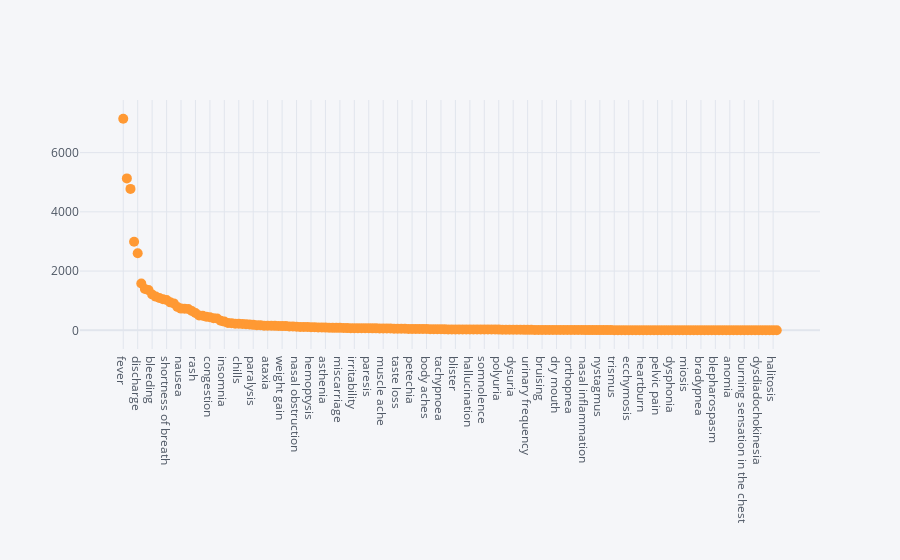

Notebook source saved alongside this figure:
### Markdown cell above
Sym_df shows how many time each symptom from our list of symptoms appear ont he given data frame.
If you wish to check the count of different list of symptoms, please update the second parameter in the above function call.
### Visualization of symptom counts

### Code cell
sym_df.iplot(kind='scatter',y='Counts',mode='markers',size=10)

### Figure 1 — Plotly figure (JSON) as saved in the notebook; plotly's stock layout.template omitted (floating-point values rounded to 4 significant figures; data arrays with more than 128 entries replaced by an {"elided": "..."} marker saying what was removed)
{"data": [{"line": {"color": "rgba(255, 153, 51, 1.0)", "dash": "solid", "shape": "linear", "width": 1.3}, "marker": {"size": 10, "symbol": "circle"}, "mode": "markers", "name": "Counts", "text": "", "type": "scatter", "x": {"elided": "182 str values"}, "y": {"elided": "182 int values"}}], "layout": {"legend": {"bgcolor": "#F5F6F9", "font": {"color": "#4D5663"}}, "paper_bgcolor": "#F5F6F9", "plot_bgcolor": "#F5F6F9", "title": {"font": {"color": "#4D5663"}}, "xaxis": {"gridcolor": "#E1E5ED", "showgrid": true, "tickfont": {"color": "#4D5663"}, "title": {"font": {"color": "#4D5663"}, "text": ""}, "zerolinecolor": "#E1E5ED"}, "yaxis": {"gridcolor": "#E1E5ED", "showgrid": true, "tickfont": {"color": "#4D5663"}, "title": {"font": {"color": "#4D5663"}, "text": ""}, "zerolinecolor": "#E1E5ED"}}}
